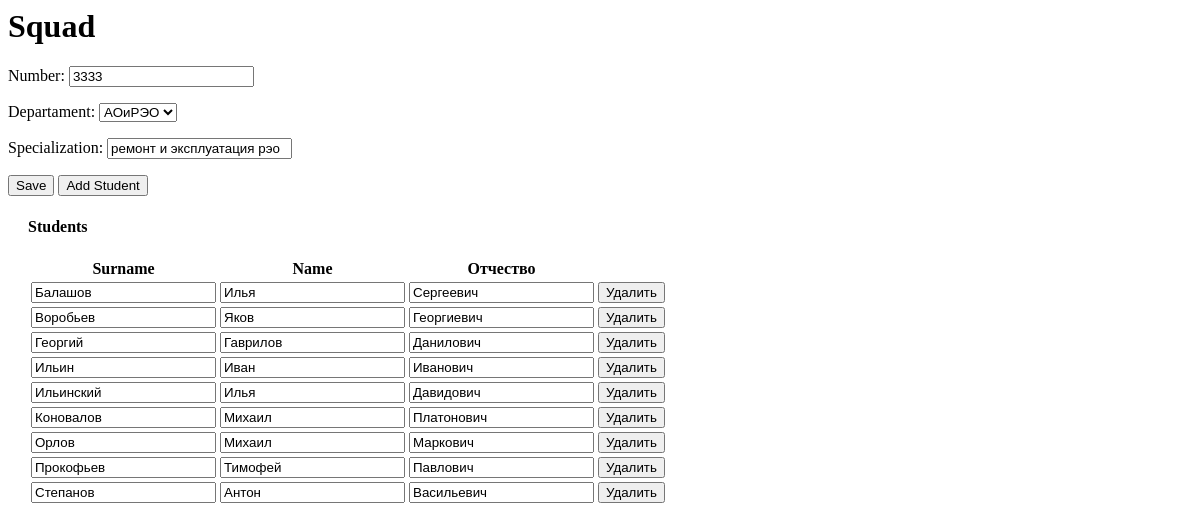
/squad-edit/1, run on an earlier commit of the app's database.
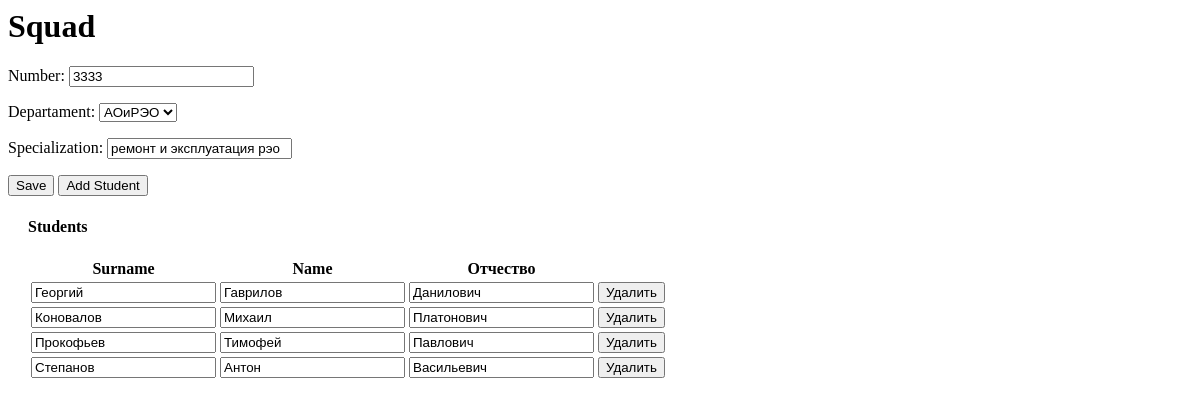
And on a later commit of the database.
### firstapp/models.py (models this page shows, shortened)
class StudentModel(models.Model):
    surname = models.CharField(max_length=80,verbose_name="фамилия")
    name = models.CharField(max_length=80, verbose_name='имя')
    patronymic = models.CharField(max_length=80, verbose_name='отчество')
    birthday = models.DateField(verbose_name='день рождения', default=datetime.now())
    squad = models.ForeignKey(to="SquadModel", on_delete=models.CASCADE, verbose_name='номер взвода')
    class Meta:
        constraints = [
            models.UniqueConstraint(fields=['name', 'surname', 'patronymic'], name='unique fio')
        ]
        ordering = ["surname", "name", "patronymic"]

### firstapp/views.py (the view, shortened to what this page needs)
# urls.py: re_path(r'^squad-edit/(?P<pk>\d+)$', SquadUpdateView.as_view(), name="squad-edit" ),
class SquadUpdateView(generic.UpdateView):
    model = SquadModel
    fields = ["number", "departament", "specialization"]

### firstapp/models.py (called while the page is built)
    def __str__(self):
        return self.short_name

### firstapp/templates/firstapp/squadmodel_form.html (shortened to what this page needs)
{% block content %}
    <h1>Squad</h1>
    <form action="" method="post">{% csrf_token %}
      {{ form.as_p }}
      <input type="submit" value="Save" />
        <button type="button" id="addbtn">Add Student</button>
          <div style="margin-left:20px;margin-top:20px">
        <h4>Students</h4>
        <table id="student_table">
            <tbody>
                <tr>
                    <th>Surname</th>
                    <th>Name</th>
                    <th>Отчество</th>
                </tr>
            {% for student in squadmodel.studentmodel_set.all %}
                <tr>
                    <td><input type="text" value="{{student.surname}}" name="surname"/></td>
                    <td><input type="text" value="{{student.name}}" name="name"/></td>
                    <td><input type="text" value="{{student.patronymic}}" name="patronymic"/></td>
                    <td><button type="button" class="delbtn">Удалить</button> </td>
                </tr>
            {% endfor %}
            </tbody>
        </table>
    </div>
  </form>
{% endblock content %}

What changed in the data, as far as the page shows it:
removed StudentModel: surname "Балашов", name "Илья", patronymic "Сергеевич"
removed StudentModel: surname "Воробьев", name "Яков", patronymic "Георгиевич"
removed StudentModel: surname "Ильин", name "Иван", patronymic "Иванович"
removed StudentModel: surname "Ильинский", name "Илья", patronymic "Давидович"
removed StudentModel: surname "Орлов", name "Михаил", patronymic "Маркович"
